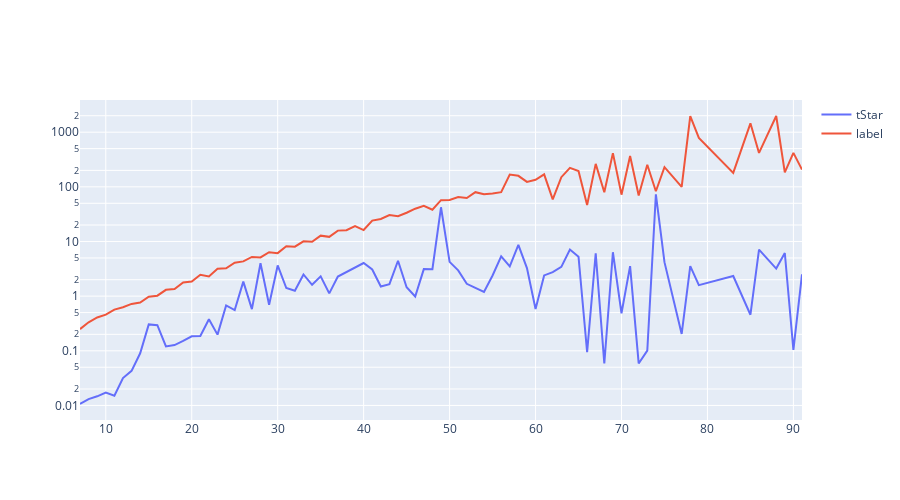

The notebook cell saved with this chart:
### Code cell
formulaSizes

timesTStar = [df[df['formulaSize']==x]['timeTStarMs'].mean() for x in formulaSizes ]
timesLabel = [df[df['formulaSize']==x]['timeLabelMs'].mean() for x in formulaSizes ]


fig = go.Figure(go.Scatter(x=formulaSizes, y=timesTStar, name="tStar"))
fig.add_trace(go.Scatter(x=formulaSizes, y=timesLabel, name="label"))
fig.update_yaxes(type="log")
fig.update_layout(autosize=False, height=500)
fig.show()
